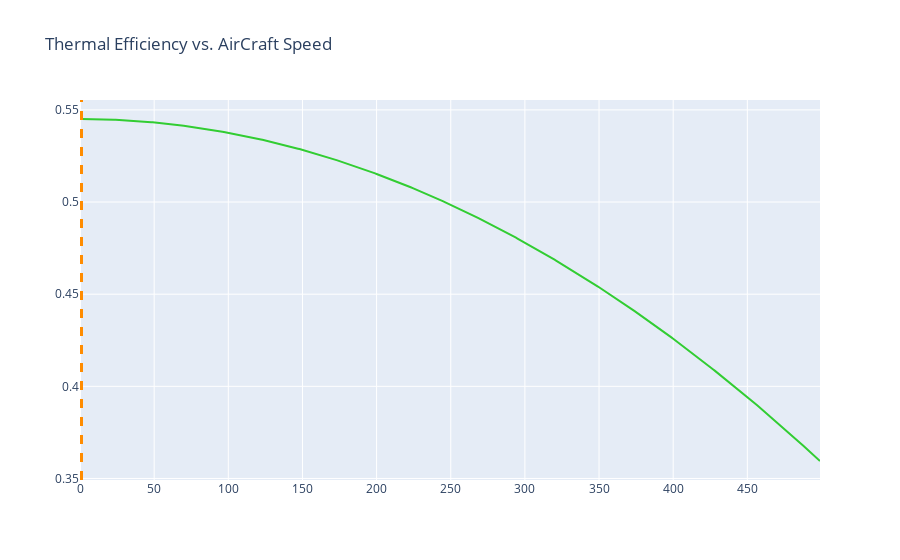

Notebook code cell kept with this figure:
### Code cell
def get_efficiency_vary_V1(V1):
    turbo = turbojet_engine()
    turbo.V1 = V1
    turbo.cycle_analysis()
    turbo.perform_analysis()
    return turbo.eta_th

#Calculate Efficiency varying Max Temp
V1_arr = np.arange(start = 1, stop = 500, step = 1)
eta_th_arr = np.array([])
for i in range(len(V1_arr)):
    eta_th_arr = np.append(eta_th_arr, get_efficiency_vary_V1(V1_arr[i]))
    
#Graph it
fig = go.Figure()
fig.add_trace(go.Scatter(
    x=V1_arr,
    y=eta_th_arr,
    marker_color='limegreen',
    name='Efficiency (%)'
))

fig.add_vline(x=V1_arr[np.argmax(eta_th_arr)], line_width=3, line_dash="dash", line_color="DarkOrange")

fig.update_layout(
    title_text = 'Thermal Efficiency vs. AirCraft Speed'
)

fig.show()

### Figure 1 — Plotly figure (JSON) as saved in the notebook; plotly's stock layout.template omitted (floating-point values rounded to 4 significant figures; data arrays with more than 128 entries replaced by an {"elided": "..."} marker saying what was removed)
{"data": [{"marker": {"color": "limegreen"}, "name": "Efficiency (%)", "type": "scatter", "x": {"elided": "499 int values"}, "y": {"elided": "499 float values"}}], "layout": {"shapes": [{"line": {"color": "DarkOrange", "dash": "dash", "width": 3}, "type": "line", "x0": 1, "x1": 1, "xref": "x", "y0": 0, "y1": 1, "yref": "y domain"}], "title": {"text": "Thermal Efficiency vs. AirCraft Speed"}}}
